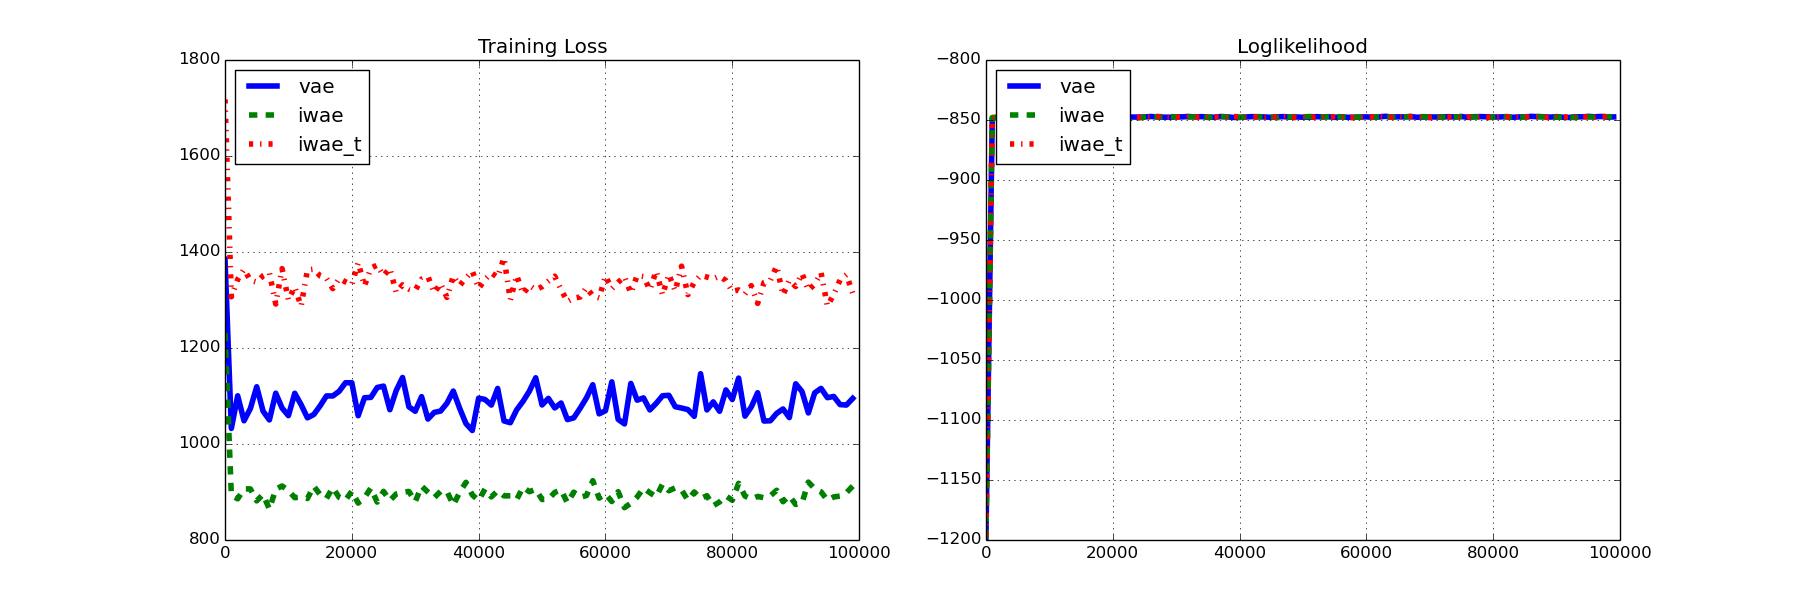

Write the Python code that produced this figure.
import tensorflow as tf
import numpy as np
import utils as U
import matplotlib
matplotlib.use('Agg')
import matplotlib.pyplot as plt
import pickle
from tensorflow.examples.tutorials.mnist import input_data

font = {'family' : 'normal',
        'weight' : 'bold',
        'size'   : 20}

slim = tf.contrib.slim
Bernoulli = tf.contrib.distributions.Bernoulli
RelaxedOneHotCategorical = tf.contrib.distributions.RelaxedOneHotCategorical
OneHotCategorical = tf.contrib.distributions.OneHotCategorical

# ---------------------------------------------------------------
#### hyparameters
D = 200			# dimension of the latent variable
K = 20                  # number of classes
N = D/K                 # number of Gumbel-Softmax functions

#### graph definition
sample_n = tf.placeholder(tf.int32, name = 'repeating_times_of_each_sample')
x = tf.placeholder(tf.float32, shape=(None,784), name='x')
x_ = tf.tile(x, [sample_n, 1])

net = x_
net = slim.stack(net,slim.fully_connected,[D])
net = slim.fully_connected(net, D, activation_fn=None)
z_params = tf.reshape(net,[-1,N,K])
tau = tf.constant(0.5)
q_z = RelaxedOneHotCategorical(tau,z_params) 
z = tf.to_float(q_z.sample())
net = slim.flatten(z)
net = slim.stack(net,slim.fully_connected,[D])
logits_x = slim.fully_connected(net,784,activation_fn=None)
p_x = Bernoulli(logits=logits_x)

p_z = OneHotCategorical(tf.ones_like(z_params)*1.0/K)

# loss
logP = tf.reduce_sum(p_x.log_prob(x_),1) - tf.reduce_sum(q_z.log_prob(z),1) + tf.reduce_sum(p_z.log_prob(z),1) 
logF = tf.transpose(tf.reshape(logP,[sample_n,-1]))
iwae1 = U.logSumExp(logF, axis=1) - tf.log(tf.to_float(sample_n))
iwae2 = -U.logSumExp(-logF, axis=1) + tf.log(tf.to_float(sample_n))

loss_vae = -tf.reduce_mean(logP)
loss_iwae1 = -tf.reduce_mean(iwae1)
loss_iwae2 = -tf.reduce_mean(iwae2)

# evaluation
loglikelihood = tf.reduce_mean(iwae1)

#### training optimizer
train_op_vae=tf.train.AdamOptimizer(learning_rate=3e-4).minimize(loss_vae)
train_op_iwae1=tf.train.AdamOptimizer(learning_rate=3e-4).minimize(loss_iwae1)
train_op_iwae2=tf.train.AdamOptimizer(learning_rate=3e-4).minimize(loss_iwae2)

# ---------------------------------------------------------------
#### black-on-white MNIST (harder to learn than white-on-black MNIST)
mnist = input_data.read_data_sets('MNIST_data', one_hot=True)

#### training and evaluation
batch_size1 = 24
batch_size2 = 5
iter_num = 100000

data_vae1 = []
data_vae2 = []
with tf.train.MonitoredSession() as sess:
  for i in range(1,iter_num):
    batch = mnist.train.next_batch(batch_size1)
    res = sess.run([train_op_vae, loss_vae], {x: batch[0], sample_n: 1})
    if i % 1000 == 1:
      data_vae1.append([i] + res[1:])
      print('Step %d, Training Loss: %0.3f' % (i,res[1]))
   
    if i % 1000 == 1:
      avg_res = 0
      for j in range(2000):
        batch2 = mnist.test.next_batch(batch_size2)
        res2 = sess.run(loglikelihood,{x: batch2[0], sample_n: 100})
        avg_res += res2
      avg_res /= 2000
      data_vae2.append([i,avg_res])
      print('Step %d, Test Loglikelihood: %0.3f' % (i,avg_res))
    
data_iwae11 = []
data_iwae12 = []
with tf.train.MonitoredSession() as sess:
  for i in range(1,iter_num):
    batch = mnist.train.next_batch(batch_size1)
    res = sess.run([train_op_iwae1, loss_iwae1], {x: batch[0], sample_n: 20})
    if i % 1000 == 1:
      data_iwae11.append([i] + res[1:])
      print('Step %d, Training Loss: %0.3f' % (i,res[1]))
   
    if i % 1000 == 1:
      avg_res = 0
      for j in range(2000):
        batch2 = mnist.test.next_batch(batch_size2)
        res2 = sess.run(loglikelihood,{x: batch2[0], sample_n: 100})
        avg_res += res2
      avg_res /= 2000
      data_iwae12.append([i,avg_res])
      print('Step %d, Test Loglikelihood: %0.3f' % (i,avg_res))
    
data_iwae21 = []
data_iwae22 = []
with tf.train.MonitoredSession() as sess:
  for i in range(1,iter_num):
    batch = mnist.train.next_batch(batch_size1)
    res = sess.run([train_op_iwae2, loss_iwae2], {x: batch[0], sample_n: 20})
    if i % 1000 == 1:
      data_iwae21.append([i] + res[1:])
      print('Step %d, Training Loss: %0.3f' % (i,res[1]))
   
    if i % 1000 == 1:
      avg_res = 0
      for j in range(2000):
        batch2 = mnist.test.next_batch(batch_size2)
        res2 = sess.run(loglikelihood,{x: batch2[0], sample_n: 100})
        avg_res += res2
      avg_res /= 2000
      data_iwae22.append([i,avg_res])
      print('Step %d, Test Loglikelihood: %0.3f' % (i,avg_res))
    

#### plot
data_vae1 = np.array(data_vae1).T
data_vae2 = np.array(data_vae2).T
data_iwae11 = np.array(data_iwae11).T
data_iwae12 = np.array(data_iwae12).T
data_iwae21 = np.array(data_iwae21).T
data_iwae22 = np.array(data_iwae22).T

f,axarr=plt.subplots(1,2,figsize=(18,6))

axarr[0].plot(data_vae1[0],data_vae1[1],'-',linewidth=4.0)
axarr[0].plot(data_iwae11[0],data_iwae11[1],'--',linewidth=4.0)
axarr[0].plot(data_iwae21[0],data_iwae21[1],'-.',linewidth=4.0)
axarr[0].set_title('Training Loss')
axarr[0].grid(True)
axarr[0].legend(['vae','iwae','iwae_t'],loc='upper left')

axarr[1].plot(data_vae2[0],data_vae2[1],'-',linewidth=4.0)
axarr[1].plot(data_iwae12[0],data_iwae12[1],'--',linewidth=4.0)
axarr[1].plot(data_iwae22[0],data_iwae22[1],'-.',linewidth=4.0)
axarr[1].set_title('Loglikelihood')
axarr[1].grid(True)
axarr[1].legend(['vae','iwae','iwae_t'],loc='upper left')

f.savefig('CatVAE.png')

with open('CatVAE.pkl','w') as w:
   pickle.dump({'data_vae':[data_vae1,data_vae2], 'data_iwae1':[data_iwae11,data_iwae12], 'data_iwae2': [data_iwae21,data_iwae22]},w)
